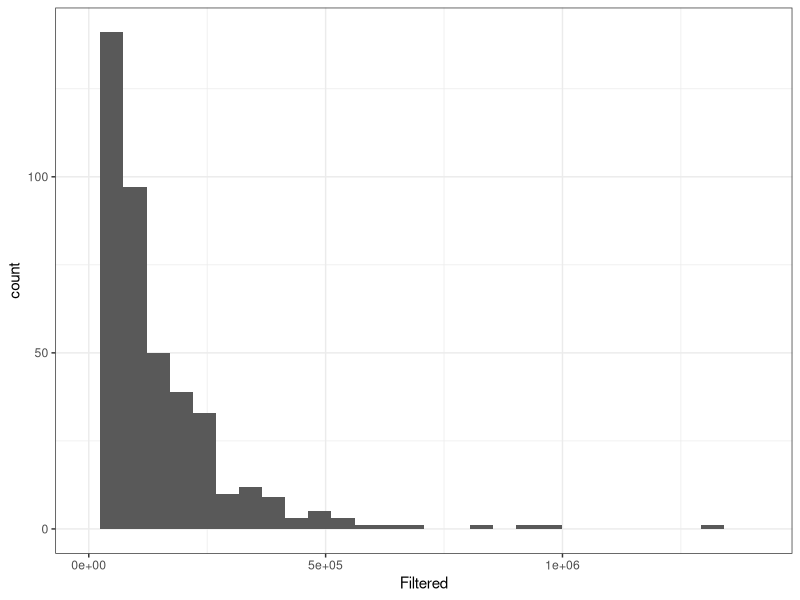

Here is the R script that generated this plot: (Note: this script raises an error after producing the figure.)
## ---- chunk 1
knitr::opts_chunk$set(echo = TRUE, warning=FALSE, message=FALSE)
## ---- chunk 2
library(tidyverse)
## ---- chunk 3
meta<-read_csv("meta/meta-with-downsampled-path.csv")
## ---- chunk 4
rst<-meta %>% filter(Method=="RST")

rst %>% summarise(Count=n(), Mean=mean(Filtered), Median=median(Filtered)) 
## ---- chunk 5
ggplot(rst) +
  geom_histogram(aes(x=Filtered)) +
  xlim(0, max(rst$Filtered)+1e5) +
  theme_bw() 
## ---- chunk 6
rst %>% filter(Filtered > 2e5) %>% group_by(Year) %>% summarise(Count=n(), Mean=mean(Filtered), Median=median(Filtered)) 
## ---- chunk 7
rst99<-rst %>% filter(Filtered > 2e5) 
write_tsv(rst99 %>% ungroup() %>% select(NewPath), file="bamlists/99.bamlist", col_names = FALSE)
write_tsv(rst99 %>% ungroup() %>% select(SampleName), file="bamlists/99.names", col_names = FALSE)

## ---- chunk 8
rst %>% filter(Filtered > 3e5) %>% group_by(Year) %>% summarise(Count=n(), Mean=mean(Filtered), Median=median(Filtered)) 
## ---- chunk 9
rst42<-rst %>% filter(Filtered > 3e5) 
write_tsv(rst42 %>% ungroup() %>% select(NewPath), file="bamlists/42.bamlist", col_names = FALSE)
write_tsv(rst42 %>% ungroup() %>% select(SampleName), file="bamlists/42.names", col_names = FALSE)
